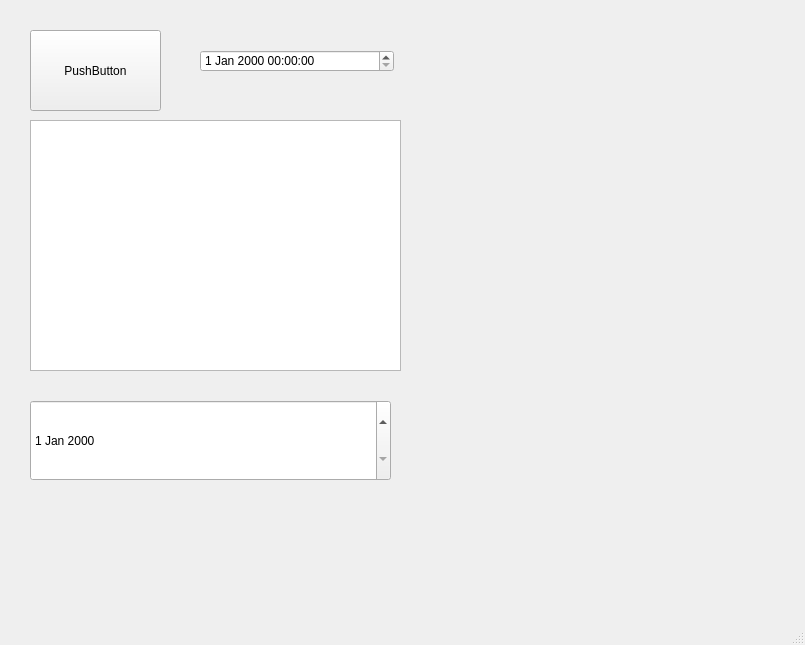
<?xml version="1.0" encoding="UTF-8"?>
<ui version="4.0">
 <class>MainWindow</class>
 <widget class="QMainWindow" name="MainWindow">
  <property name="geometry">
   <rect>
    <x>0</x>
    <y>0</y>
    <width>805</width>
    <height>645</height>
   </rect>
  </property>
  <property name="windowTitle">
   <string>MainWindow</string>
  </property>
  <widget class="QWidget" name="centralwidget">
   <widget class="QPushButton" name="pushButton">
    <property name="geometry">
     <rect>
      <x>30</x>
      <y>30</y>
      <width>131</width>
      <height>81</height>
     </rect>
    </property>
    <property name="text">
     <string>PushButton</string>
    </property>
   </widget>
   <widget class="QPlainTextEdit" name="plainTextEdit">
    <property name="geometry">
     <rect>
      <x>30</x>
      <y>120</y>
      <width>371</width>
      <height>251</height>
     </rect>
    </property>
   </widget>
   <widget class="QDateEdit" name="dateEdit">
    <property name="geometry">
     <rect>
      <x>30</x>
      <y>400</y>
      <width>361</width>
      <height>81</height>
     </rect>
    </property>
   </widget>
   <widget class="QDateTimeEdit" name="dateTimeEdit">
    <property name="geometry">
     <rect>
      <x>200</x>
      <y>50</y>
      <width>194</width>
      <height>22</height>
     </rect>
    </property>
   </widget>
  </widget>
  <widget class="QStatusBar" name="statusbar"/>
 </widget>
 <resources/>
 <connections>
  <connection>
   <sender>pushButton</sender>
   <signal>clicked()</signal>
   <receiver>plainTextEdit</receiver>
   <slot>clear()</slot>
   <hints>
    <hint type="sourcelabel">
     <x>296</x>
     <y>95</y>
    </hint>
    <hint type="destinationlabel">
     <x>297</x>
     <y>203</y>
    </hint>
   </hints>
  </connection>
 </connections>
</ui>
